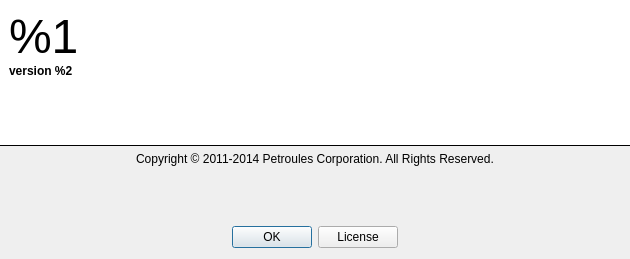
<?xml version="1.0" encoding="UTF-8"?>
<ui version="4.0">
 <class>AboutDialog</class>
 <widget class="QDialog" name="AboutDialog">
  <property name="windowModality">
   <enum>Qt::ApplicationModal</enum>
  </property>
  <property name="geometry">
   <rect>
    <x>0</x>
    <y>0</y>
    <width>630</width>
    <height>259</height>
   </rect>
  </property>
  <property name="windowTitle">
   <string>About %1</string>
  </property>
  <layout class="QVBoxLayout" name="verticalLayout">
   <property name="sizeConstraint">
    <enum>QLayout::SetMaximumSize</enum>
   </property>
   <property name="leftMargin">
    <number>0</number>
   </property>
   <property name="topMargin">
    <number>0</number>
   </property>
   <property name="rightMargin">
    <number>0</number>
   </property>
   <item>
    <widget class="QWidget" name="widget" native="true">
     <property name="styleSheet">
      <string notr="true">background-color: rgb(255, 255, 255);
border-bottom: 1px solid #000;</string>
     </property>
     <layout class="QHBoxLayout" name="horizontalLayout">
      <property name="sizeConstraint">
       <enum>QLayout::SetMaximumSize</enum>
      </property>
      <item>
       <widget class="QLabel" name="labelApplication">
        <property name="styleSheet">
         <string notr="true">border: 0;</string>
        </property>
        <property name="text">
         <string>&lt;span style=&quot;font-size:36pt;&quot;&gt;%1&lt;/span&gt;&lt;br /&gt;
&lt;span&gt;&lt;b&gt;version %2&lt;/b&gt;&lt;/span&gt;</string>
        </property>
        <property name="alignment">
         <set>Qt::AlignLeading|Qt::AlignLeft|Qt::AlignTop</set>
        </property>
       </widget>
      </item>
      <item>
       <spacer name="horizontalSpacer">
        <property name="orientation">
         <enum>Qt::Horizontal</enum>
        </property>
        <property name="sizeHint" stdset="0">
         <size>
          <width>1</width>
          <height>1</height>
         </size>
        </property>
       </spacer>
      </item>
      <item>
       <widget class="QLabel" name="labelIcon">
        <property name="minimumSize">
         <size>
          <width>128</width>
          <height>128</height>
         </size>
        </property>
        <property name="maximumSize">
         <size>
          <width>128</width>
          <height>128</height>
         </size>
        </property>
        <property name="styleSheet">
         <string notr="true">border: 0;</string>
        </property>
        <property name="pixmap">
         <pixmap>:/main/res/app.svg</pixmap>
        </property>
        <property name="scaledContents">
         <bool>true</bool>
        </property>
       </widget>
      </item>
     </layout>
    </widget>
   </item>
   <item>
    <widget class="QLabel" name="labelInfo">
     <property name="text">
      <string>Copyright © 2011-2014 Petroules Corporation. All Rights Reserved.</string>
     </property>
     <property name="alignment">
      <set>Qt::AlignCenter</set>
     </property>
     <property name="margin">
      <number>8</number>
     </property>
     <property name="openExternalLinks">
      <bool>true</bool>
     </property>
    </widget>
   </item>
   <item>
    <spacer name="verticalSpacer">
     <property name="orientation">
      <enum>Qt::Vertical</enum>
     </property>
     <property name="sizeHint" stdset="0">
      <size>
       <width>1</width>
       <height>1</height>
      </size>
     </property>
    </spacer>
   </item>
   <item>
    <layout class="QHBoxLayout" name="buttonsHorizontalLayout">
     <property name="sizeConstraint">
      <enum>QLayout::SetMaximumSize</enum>
     </property>
     <item>
      <spacer name="horizontalSpacer_2">
       <property name="orientation">
        <enum>Qt::Horizontal</enum>
       </property>
       <property name="sizeHint" stdset="0">
        <size>
         <width>1</width>
         <height>1</height>
        </size>
       </property>
      </spacer>
     </item>
     <item>
      <widget class="QPushButton" name="okPushButton">
       <property name="text">
        <string>OK</string>
       </property>
      </widget>
     </item>
     <item>
      <widget class="QPushButton" name="licensePushButton">
       <property name="text">
        <string>License</string>
       </property>
      </widget>
     </item>
     <item>
      <spacer name="horizontalSpacer_3">
       <property name="orientation">
        <enum>Qt::Horizontal</enum>
       </property>
       <property name="sizeHint" stdset="0">
        <size>
         <width>1</width>
         <height>1</height>
        </size>
       </property>
      </spacer>
     </item>
    </layout>
   </item>
  </layout>
 </widget>
 <tabstops>
  <tabstop>okPushButton</tabstop>
  <tabstop>licensePushButton</tabstop>
 </tabstops>
 <resources/>
 <connections>
  <connection>
   <sender>okPushButton</sender>
   <signal>clicked()</signal>
   <receiver>AboutDialog</receiver>
   <slot>accept()</slot>
   <hints>
    <hint type="sourcelabel">
     <x>270</x>
     <y>250</y>
    </hint>
    <hint type="destinationlabel">
     <x>266</x>
     <y>313</y>
    </hint>
   </hints>
  </connection>
  <connection>
   <sender>licensePushButton</sender>
   <signal>clicked()</signal>
   <receiver>AboutDialog</receiver>
   <slot>displayLicenseDialog()</slot>
   <hints>
    <hint type="sourcelabel">
     <x>350</x>
     <y>250</y>
    </hint>
    <hint type="destinationlabel">
     <x>347</x>
     <y>334</y>
    </hint>
   </hints>
  </connection>
 </connections>
 <slots>
  <slot>displayLicenseDialog()</slot>
 </slots>
</ui>
